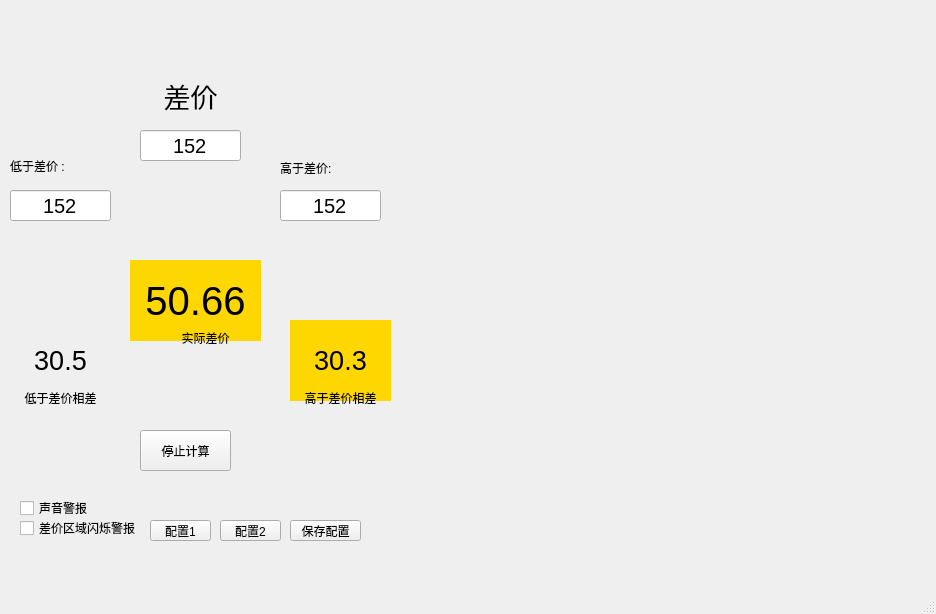
<?xml version="1.0" encoding="UTF-8"?>
<ui version="4.0">
 <class>MainWindow</class>
 <widget class="QMainWindow" name="MainWindow">
  <property name="geometry">
   <rect>
    <x>0</x>
    <y>0</y>
    <width>936</width>
    <height>614</height>
   </rect>
  </property>
  <property name="windowTitle">
   <string>MainWindow</string>
  </property>
  <widget class="QWidget" name="centralwidget">
   <widget class="QPushButton" name="btn1">
    <property name="geometry">
     <rect>
      <x>290</x>
      <y>520</y>
      <width>71</width>
      <height>21</height>
     </rect>
    </property>
    <property name="text">
     <string>保存配置</string>
    </property>
   </widget>
   <widget class="QLineEdit" name="l_input">
    <property name="geometry">
     <rect>
      <x>10</x>
      <y>190</y>
      <width>101</width>
      <height>31</height>
     </rect>
    </property>
    <property name="font">
     <font>
      <pointsize>15</pointsize>
     </font>
    </property>
    <property name="text">
     <string>152</string>
    </property>
    <property name="alignment">
     <set>Qt::AlignCenter</set>
    </property>
   </widget>
   <widget class="QLabel" name="label">
    <property name="geometry">
     <rect>
      <x>10</x>
      <y>320</y>
      <width>101</width>
      <height>81</height>
     </rect>
    </property>
    <property name="font">
     <font>
      <pointsize>20</pointsize>
     </font>
    </property>
    <property name="styleSheet">
     <string notr="true">background-color:0</string>
    </property>
    <property name="text">
     <string>30.5</string>
    </property>
    <property name="alignment">
     <set>Qt::AlignCenter</set>
    </property>
   </widget>
   <widget class="QLabel" name="label3">
    <property name="geometry">
     <rect>
      <x>290</x>
      <y>320</y>
      <width>101</width>
      <height>81</height>
     </rect>
    </property>
    <property name="font">
     <font>
      <pointsize>20</pointsize>
     </font>
    </property>
    <property name="styleSheet">
     <string notr="true">background-color:gold</string>
    </property>
    <property name="text">
     <string>30.3</string>
    </property>
    <property name="alignment">
     <set>Qt::AlignCenter</set>
    </property>
   </widget>
   <widget class="QLabel" name="label2">
    <property name="geometry">
     <rect>
      <x>130</x>
      <y>260</y>
      <width>131</width>
      <height>81</height>
     </rect>
    </property>
    <property name="font">
     <font>
      <pointsize>30</pointsize>
     </font>
    </property>
    <property name="styleSheet">
     <string notr="true">background-color:gold</string>
    </property>
    <property name="text">
     <string>50.66</string>
    </property>
    <property name="alignment">
     <set>Qt::AlignCenter</set>
    </property>
   </widget>
   <widget class="QLineEdit" name="h_input">
    <property name="geometry">
     <rect>
      <x>280</x>
      <y>190</y>
      <width>101</width>
      <height>31</height>
     </rect>
    </property>
    <property name="font">
     <font>
      <pointsize>15</pointsize>
     </font>
    </property>
    <property name="text">
     <string>152</string>
    </property>
    <property name="alignment">
     <set>Qt::AlignCenter</set>
    </property>
   </widget>
   <widget class="QLineEdit" name="ts_input">
    <property name="geometry">
     <rect>
      <x>140</x>
      <y>130</y>
      <width>101</width>
      <height>31</height>
     </rect>
    </property>
    <property name="font">
     <font>
      <pointsize>15</pointsize>
     </font>
    </property>
    <property name="text">
     <string>152</string>
    </property>
    <property name="alignment">
     <set>Qt::AlignCenter</set>
    </property>
   </widget>
   <widget class="QPushButton" name="btn2">
    <property name="geometry">
     <rect>
      <x>140</x>
      <y>430</y>
      <width>91</width>
      <height>41</height>
     </rect>
    </property>
    <property name="text">
     <string>停止计算</string>
    </property>
   </widget>
   <widget class="QLabel" name="label_4">
    <property name="geometry">
     <rect>
      <x>170</x>
      <y>330</y>
      <width>71</width>
      <height>16</height>
     </rect>
    </property>
    <property name="text">
     <string>实际差价</string>
    </property>
    <property name="alignment">
     <set>Qt::AlignCenter</set>
    </property>
   </widget>
   <widget class="QLabel" name="label_5">
    <property name="geometry">
     <rect>
      <x>20</x>
      <y>390</y>
      <width>81</width>
      <height>16</height>
     </rect>
    </property>
    <property name="text">
     <string>低于差价相差</string>
    </property>
    <property name="alignment">
     <set>Qt::AlignCenter</set>
    </property>
   </widget>
   <widget class="QLabel" name="label_6">
    <property name="geometry">
     <rect>
      <x>300</x>
      <y>390</y>
      <width>81</width>
      <height>16</height>
     </rect>
    </property>
    <property name="text">
     <string>高于差价相差</string>
    </property>
    <property name="alignment">
     <set>Qt::AlignCenter</set>
    </property>
   </widget>
   <widget class="QLabel" name="label_7">
    <property name="geometry">
     <rect>
      <x>10</x>
      <y>150</y>
      <width>81</width>
      <height>31</height>
     </rect>
    </property>
    <property name="text">
     <string>低于差价 :</string>
    </property>
   </widget>
   <widget class="QLabel" name="label_8">
    <property name="geometry">
     <rect>
      <x>280</x>
      <y>160</y>
      <width>61</width>
      <height>16</height>
     </rect>
    </property>
    <property name="text">
     <string>高于差价:</string>
    </property>
   </widget>
   <widget class="QLabel" name="label_9">
    <property name="geometry">
     <rect>
      <x>150</x>
      <y>80</y>
      <width>81</width>
      <height>31</height>
     </rect>
    </property>
    <property name="font">
     <font>
      <pointsize>20</pointsize>
     </font>
    </property>
    <property name="text">
     <string>差价</string>
    </property>
    <property name="alignment">
     <set>Qt::AlignCenter</set>
    </property>
   </widget>
   <widget class="QLabel" name="ts_label1">
    <property name="geometry">
     <rect>
      <x>20</x>
      <y>10</y>
      <width>281</width>
      <height>31</height>
     </rect>
    </property>
    <property name="styleSheet">
     <string notr="true"/>
    </property>
    <property name="text">
     <string/>
    </property>
   </widget>
   <widget class="QLabel" name="ts_label2">
    <property name="geometry">
     <rect>
      <x>20</x>
      <y>40</y>
      <width>281</width>
      <height>31</height>
     </rect>
    </property>
    <property name="styleSheet">
     <string notr="true"/>
    </property>
    <property name="text">
     <string/>
    </property>
   </widget>
   <widget class="QCheckBox" name="checkBox">
    <property name="geometry">
     <rect>
      <x>20</x>
      <y>500</y>
      <width>71</width>
      <height>16</height>
     </rect>
    </property>
    <property name="text">
     <string>声音警报</string>
    </property>
   </widget>
   <widget class="QCheckBox" name="checkBox_2">
    <property name="geometry">
     <rect>
      <x>20</x>
      <y>520</y>
      <width>121</width>
      <height>16</height>
     </rect>
    </property>
    <property name="text">
     <string>差价区域闪烁警报</string>
    </property>
   </widget>
   <widget class="QPushButton" name="btn3">
    <property name="geometry">
     <rect>
      <x>150</x>
      <y>520</y>
      <width>61</width>
      <height>21</height>
     </rect>
    </property>
    <property name="text">
     <string>配置1</string>
    </property>
   </widget>
   <widget class="QPushButton" name="btn4">
    <property name="geometry">
     <rect>
      <x>220</x>
      <y>520</y>
      <width>61</width>
      <height>21</height>
     </rect>
    </property>
    <property name="text">
     <string>配置2</string>
    </property>
   </widget>
   <widget class="QWidget" name="verticalLayoutWidget">
    <property name="geometry">
     <rect>
      <x>410</x>
      <y>30</y>
      <width>501</width>
      <height>171</height>
     </rect>
    </property>
    <layout class="QVBoxLayout" name="l1"/>
   </widget>
   <widget class="QWidget" name="verticalLayoutWidget_2">
    <property name="geometry">
     <rect>
      <x>410</x>
      <y>210</y>
      <width>501</width>
      <height>171</height>
     </rect>
    </property>
    <layout class="QVBoxLayout" name="l2"/>
   </widget>
   <widget class="QWidget" name="verticalLayoutWidget_3">
    <property name="geometry">
     <rect>
      <x>410</x>
      <y>390</y>
      <width>501</width>
      <height>171</height>
     </rect>
    </property>
    <layout class="QVBoxLayout" name="l3"/>
   </widget>
  </widget>
  <widget class="QMenuBar" name="menubar">
   <property name="geometry">
    <rect>
     <x>0</x>
     <y>0</y>
     <width>936</width>
     <height>22</height>
    </rect>
   </property>
  </widget>
  <widget class="QStatusBar" name="statusbar"/>
 </widget>
 <resources/>
 <connections/>
</ui>
